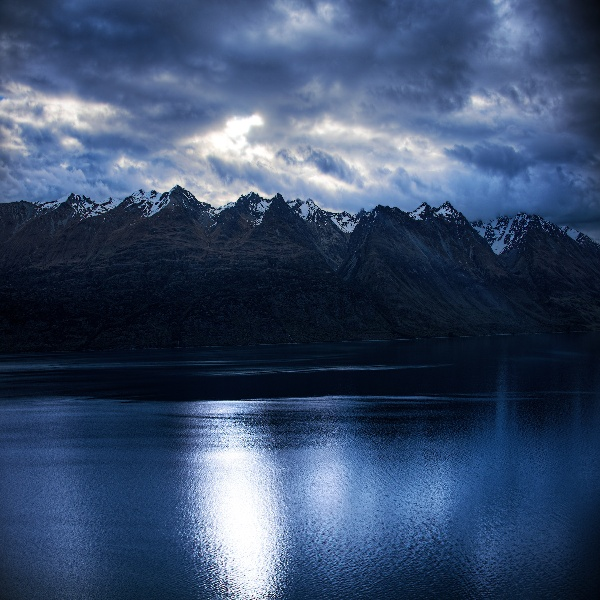
#> input picture histogram/testimage.jpg, 600 x 600 px
$ python getting_setting.py --image ../histogram/testimage.jpg
#> lines starting #> are read from the running program, lines starting #| are printed output that depends on the picture; after the words box and inside, x2 and y2 are one past the last pixel; in counts of white or black regions, pixels touching at a corner belong together
import argparse
import cv2

if __name__ == '__main__':
    arg = argparse.ArgumentParser()
    arg.add_argument("-i", "--image", required=True, help="Path To image")
    args = vars(arg.parse_args())
    print(args)
    image = cv2.imread(args['image'])
#> image is the input picture: shape (600, 600, 3); mean B, G, R 106.6, 76.1, 57.2
    corner = image[50:120, 50:150]
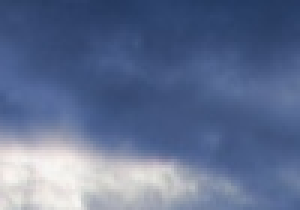
#> corner: shape (70, 100, 3) (shown 3 times larger); mean B, G, R 145.4, 111.4, 95.8
    cv2.imshow("Corner", corner)
    image[50:120, 50:150] = (0, 255, 0)
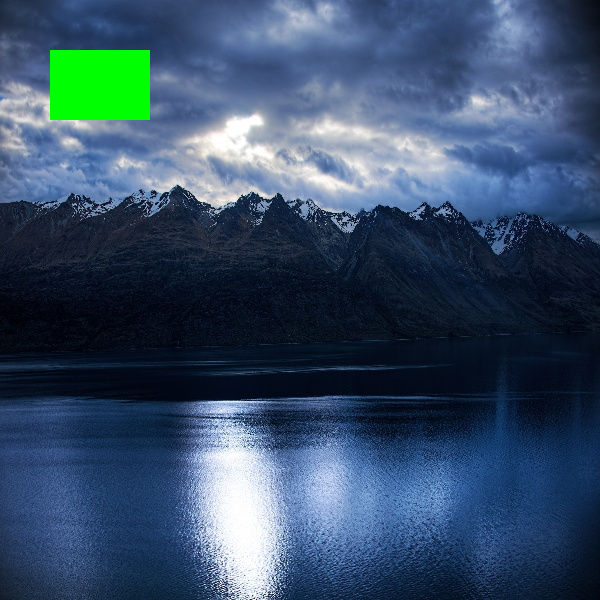
#> image: shape (600, 600, 3); 1.94% of pixels changed, all inside (x1, y1, x2, y2) = (50, 50, 150, 120)

    cv2.imshow("Image", image)
    print(f"Height  {image.shape[1]} Width : {image.shape[0]}")
#| Height  600 Width : 600
    cv2.waitKey(0)
